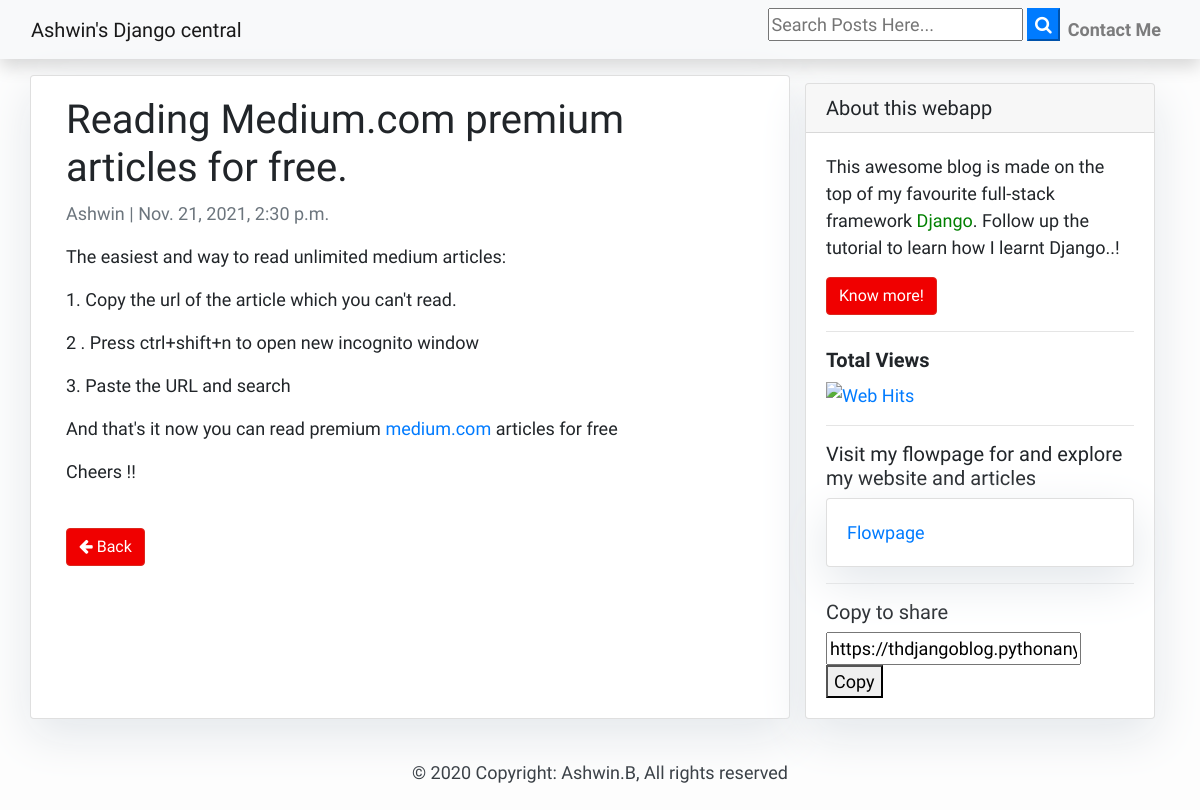
The page /post/13/ on the database its author committed.
### blogapp/models.py (models this page shows)
class Post(models.Model):
    author = models.ForeignKey(User, on_delete= models.CASCADE)
    title = models.CharField(max_length=200)
    text = models.TextField()
    created_date = models.DateTimeField(auto_now_add=True)
    published_date = models.DateTimeField(auto_now=True,null=True)
    class Meta:
        ordering = ['-published_date',]

### blogapp/views.py (the view)
# urls.py: path('post/<int:pk>/', views.post_detail, name='post_detail'),
def post_detail(request, pk):
    post = get_object_or_404(Post, pk=pk)
    return render(request, 'post_detail.html', {'post': post})

### blogapp/templatetags/url_target_blank.py (called while the page is built)
def url_target_blank(text):
    return text.replace('<a ', '<a target="_blank" ')

### blogapp/templates/post_detail.html
{% extends 'base.html' %} {% block content %}
{% load url_target_blank %}
<div class="container">
  <div class="row">
    <div class="col-md-8 card mb-4  mt-3 left  top">
      <div class="card-body">
        <h1>{% block title %} {{ post.title }} {% endblock title %}</h1>
        <p class=" text-muted">{{ post.author }} | {{ post.published_date }}</p>
        <p class="card-text ">{{ post.text|linebreaks | safe|urlize|url_target_blank }}</p>
        <br>
        <a href="/" class="btn btn-danger"><i class="fa fa-arrow-left" aria-hidden="true"></i>&nbsp;Back</a>
      </div>
    </div>
    {% block sidebar %} {% include 'sidebar.html' %} {% endblock sidebar %}
  </div>
</div>
{% endblock content %}

### blogapp/templates/base.html (style rules this page uses)
body { font-family: 'Mukta', sans-serif; font-size: 18px; background-color: #fdfdfd; }
.btn-danger { color: #fff; background-color: #f00000; border-color: #dc281e; }
.card { box-shadow: 0 16px 48px #E3E7EB; }

### rows shown on the page
Post: title "Reading Medium.com premium articles for free.", author "Ashwin", published_date "Nov. 21, 2021, 2:30 p.m.", text|url_target_blank "The easiest and way to read unlimited medium articles: 1. Copy the url of the article which you can't read. 2 . Press ctrl+shift+n to open new incognito window 3. Paste the URL and search And that's it now you can read premium medium.com articles for free Cheers !!"
